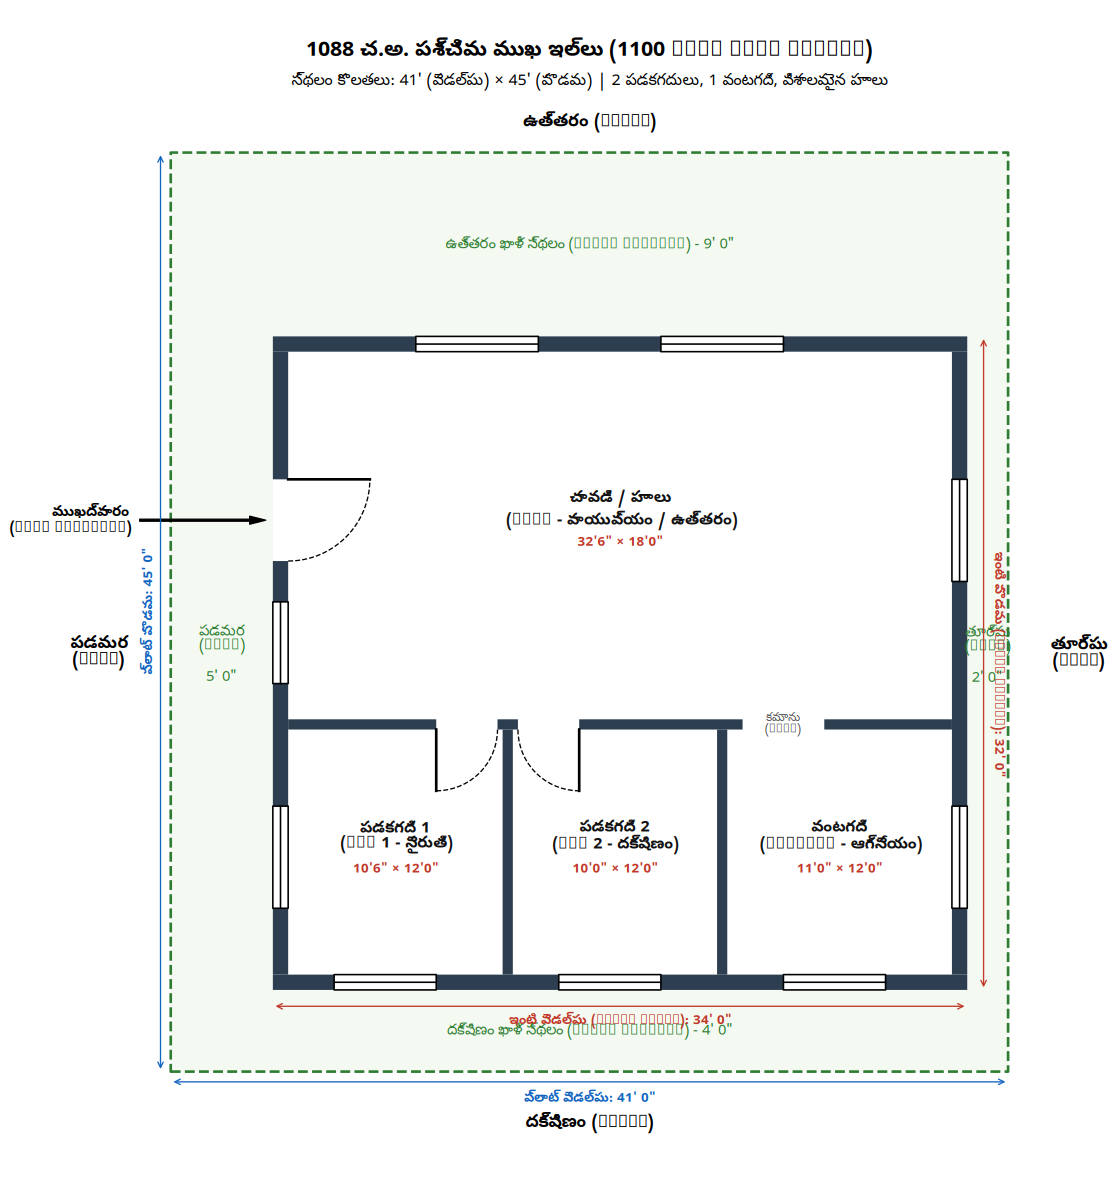

Reproduce this figure in Python.
import matplotlib
matplotlib.use('Agg')
import matplotlib.pyplot as plt
import matplotlib.patches as mpatches
import subprocess

plt.rcParams['font.family'] = 'sans-serif'
plt.rcParams['font.sans-serif'] = ['Noto Sans Telugu', 'DejaVu Sans', 'Liberation Sans']
plt.rcParams['svg.fonttype'] = 'none'

def generate():
    fig, ax = plt.subplots(figsize=(14, 16))
    ax.set_aspect('equal')
    ax.set_xlim(-5, 46)
    ax.set_ylim(-5, 52)
    ax.axis('off')

    # 1. Plot Boundary
    ax.add_patch(mpatches.Rectangle((0,0), 41, 45, facecolor='#f4f9f1', edgecolor='#2e7d32', ls='--', lw=2))

    # 2. House Background (white, inside plot)
    ax.add_patch(mpatches.Rectangle((5.0, 4.0), 34.0, 32.0, facecolor='#ffffff', edgecolor='none'))

    # 3. Walls (drawn as solid geometric blocks, ZERO overlaps)
    wall_color = '#2c3e50'
    walls = [
        # South exterior (full width)
        (5.0, 4.0, 34.0, 0.75),
        # North exterior (full width)
        (5.0, 35.25, 34.0, 0.75),
        # West exterior (segments between doors/corners)
        (5.0, 4.75, 0.75, 20.25),   # 4.75 to 25.0
        (5.0, 29.0, 0.75, 6.25),    # 29.0 to 35.25
        # East exterior (continuous)
        (38.25, 4.75, 0.75, 30.5),  # 4.75 to 35.25
        
        # Interior horizontal (segments between doors/archways)
        (5.75, 16.75, 7.25, 0.5),   # 5.75 to 13.0
        (16.0, 16.75, 1.0, 0.5),    # 16.0 to 17.0
        (20.0, 16.75, 8.0, 0.5),    # 20.0 to 28.0
        (32.0, 16.75, 6.25, 0.5),   # 32.0 to 38.25
        
        # Interior verticals (between horizontal walls)
        (16.25, 4.75, 0.5, 12.0),   # 4.75 to 16.75
        (26.75, 4.75, 0.5, 12.0)    # 4.75 to 16.75
    ]
    for x, y, w, h in walls:
        ax.add_patch(mpatches.Rectangle((x,y), w, h, facecolor=wall_color, edgecolor='none'))

    # 4. Windows (drawn accurately over walls with white backgrounds to stay clean)
    def draw_window(x1, x2, y1, y2):
        ax.add_patch(mpatches.Rectangle((x1, y1), x2-x1, y2-y1, facecolor='#ffffff', edgecolor='black', lw=1.2))
        if x2 - x1 > y2 - y1:
            mid = (y1+y2)/2
            ax.plot([x1, x2], [mid, mid], color='black', lw=1.2)
        else:
            mid = (x1+x2)/2
            ax.plot([mid, mid], [y1, y2], color='black', lw=1.2)

    draw_window(8.0, 13.0, 4.0, 4.75)    # Bed 1 South
    draw_window(5.0, 5.75, 8.0, 13.0)    # Bed 1 West
    draw_window(19.0, 24.0, 4.0, 4.75)   # Bed 2 South
    draw_window(30.0, 35.0, 4.0, 4.75)   # Kitchen South
    draw_window(38.25, 39.0, 8.0, 13.0)  # Kitchen East
    draw_window(38.25, 39.0, 24.0, 29.0) # Hall East
    draw_window(12.0, 18.0, 35.25, 36.0) # Hall North 1
    draw_window(24.0, 30.0, 35.25, 36.0) # Hall North 2
    draw_window(5.0, 5.75, 19.0, 23.0)   # Hall West

    # 5. Doors (with clean arcs)
    # Main Entrance
    ax.plot([5.75, 9.75], [29.0, 29.0], color='black', lw=2)
    ax.add_patch(mpatches.Arc((5.75, 29.0), 8.0, 8.0, angle=0, theta1=270, theta2=360, color='black', ls='--'))
    # Bed 1
    ax.plot([13.0, 13.0], [16.75, 13.75], color='black', lw=2)
    ax.add_patch(mpatches.Arc((13.0, 16.75), 6.0, 6.0, angle=0, theta1=270, theta2=360, color='black', ls='--'))
    # Bed 2
    ax.plot([20.0, 20.0], [16.75, 13.75], color='black', lw=2)
    ax.add_patch(mpatches.Arc((20.0, 16.75), 6.0, 6.0, angle=0, theta1=180, theta2=270, color='black', ls='--'))

    # 6. Room Labels & Dimensions
    def label(x, y, title, dims):
        ax.text(x, y, title, fontsize=12, fontweight='bold', ha='center', va='center', color='#111111')
        ax.text(x, y-1.5, dims, fontsize=10, color='#c0392b', fontweight='bold', ha='center', va='center')

    label(11.0, 11.5, "పడకగది 1\n(Bed 1 - నైరుతి)", "10'6\" × 12'0\"")
    label(21.75, 11.5, "పడకగది 2\n(Bed 2 - దక్షిణం)", "10'0\" × 12'0\"")
    label(32.75, 11.5, "వంటగది\n(Kitchen - ఆగ్నేయం)", "11'0\" × 12'0\"")
    label(22.0, 27.5, "చావడి / హాలు\n(Hall - వాయువ్యం / ఉత్తరం)", "32'6\" × 18'0\"")

    ax.text(30.0, 17.0, "కమాను\n(Arch)", fontsize=9, color='#555555', ha='center', va='center')

    # 7. Setbacks (Empty Land)
    ax.text(20.5, 40.5, "ఉత్తరం ఖాళీ స్థలం (North Setback) - 9' 0\"", fontsize=11, color='#2e7d32', ha='center', va='center')
    ax.text(20.5, 2.0, "దక్షిణం ఖాళీ స్థలం (South Setback) - 4' 0\"", fontsize=11, color='#2e7d32', ha='center', va='center')
    ax.text(2.5, 20.5, "పడమర\n(West)\n\n5' 0\"", fontsize=11, color='#2e7d32', ha='center', va='center')
    ax.text(40.0, 20.5, "తూర్పు\n(East)\n\n2' 0\"", fontsize=11, color='#2e7d32', ha='center', va='center')

    # Main Entrance Arrow
    ax.annotate('ముఖద్వారం\n(Main Entrance)', xy=(5.0, 27.0), xytext=(-2.0, 27.0),
                arrowprops=dict(facecolor='black', shrink=0.05, width=1.5, headwidth=6),
                fontsize=11, fontweight='bold', ha='right', va='center')

    # 8. Compass Directions
    ax.text(20.5, 46.5, "ఉత్తరం (NORTH)", fontsize=13, fontweight='bold', ha='center', va='center')
    ax.text(20.5, -2.5, "దక్షిణం (SOUTH)", fontsize=13, fontweight='bold', ha='center', va='center')
    ax.text(-3.5, 20.5, "పడమర\n(WEST)", fontsize=13, fontweight='bold', ha='center', va='center')
    ax.text(44.5, 20.5, "తూర్పు\n(EAST)", fontsize=13, fontweight='bold', ha='center', va='center')

    # 9. Measurement Lines
    ax.annotate('', xy=(0, -0.5), xytext=(41, -0.5), arrowprops=dict(arrowstyle='<->', color='#1565c0'))
    ax.text(20.5, -1.2, "ప్లాట్ వెడల్పు: 41' 0\"", color='#1565c0', fontweight='bold', ha='center', va='center')

    ax.annotate('', xy=(-0.5, 0), xytext=(-0.5, 45), arrowprops=dict(arrowstyle='<->', color='#1565c0'))
    ax.text(-1.2, 22.5, "ప్లాట్ పొడవు: 45' 0\"", color='#1565c0', fontweight='bold', ha='center', va='center', rotation=90)

    ax.annotate('', xy=(5.0, 3.2), xytext=(39.0, 3.2), arrowprops=dict(arrowstyle='<->', color='#c0392b'))
    ax.text(22.0, 2.5, "ఇంటి వెడల్పు (House Width): 34' 0\"", color='#c0392b', fontweight='bold', ha='center', va='center')

    ax.annotate('', xy=(39.8, 4.0), xytext=(39.8, 36.0), arrowprops=dict(arrowstyle='<->', color='#c0392b'))
    ax.text(40.5, 20.0, "ఇంటి పొడవు (House Length): 32' 0\"", color='#c0392b', fontweight='bold', ha='center', va='center', rotation=270)

    # 10. Title
    ax.text(20.5, 50.0, "1088 చ.అ. పశ్చిమ ముఖ ఇల్లు (1100 sqft West Facing)", fontsize=16, fontweight='bold', ha='center', va='center')
    ax.text(20.5, 48.5, "స్థలం కొలతలు: 41' (వెడల్పు) × 45' (పొడవు) | 2 పడకగదులు, 1 వంటగది, విశాలమైన హాలు", fontsize=12, ha='center', va='center')

    SVG = "/mnt/linuxdata/fraud-brain/houseplan/floor_plan_new_1100.svg"
    PNG = "/mnt/linuxdata/fraud-brain/houseplan/floor_plan_new_1100.png"
    plt.savefig(SVG, bbox_inches='tight', dpi=150)
    plt.close()
    subprocess.run(["/home/teja/.local/bin/cairosvg", SVG, "-o", PNG], check=True)

if __name__ == "__main__":
    generate()
